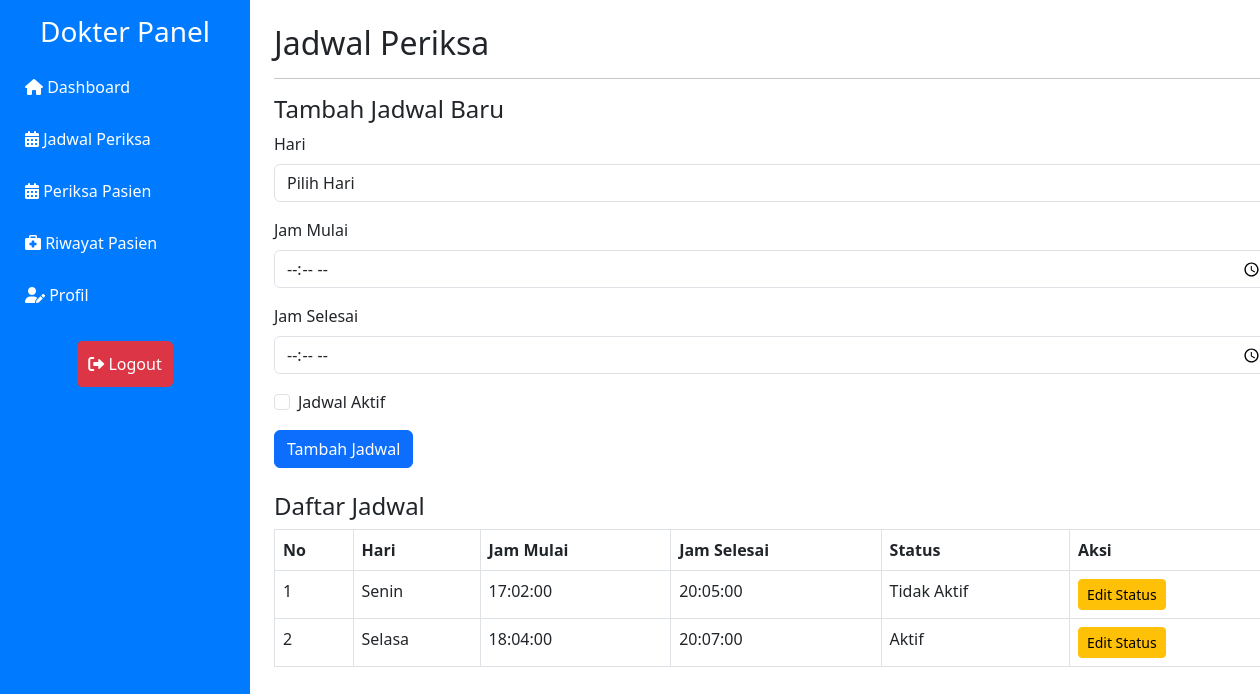
The app's page /dokter/jadwal-periksa.php (signed in) with its own data.
### tables this page shows
CREATE TABLE `jadwal_periksa` (
  `id_jadwal` int NOT NULL,
  `id_dokter` int DEFAULT NULL,
  `hari` varchar(20) NOT NULL,
  `jam_mulai` time NOT NULL,
  `jam_selesai` time NOT NULL,
  `aktif` tinyint(1) DEFAULT '0'
);

### dokter/jadwal-periksa.php (the view, shortened to what this page needs)
<?php
include('../includes/db.php');
$id_dokter = $_SESSION['user_id'];
$jadwal_result = mysqli_query($conn, "SELECT * FROM Jadwal_Periksa WHERE id_dokter = $id_dokter");
$edit_data = null;
?>
<!DOCTYPE html>
<html lang="en">
<head>
    <link href="https://cdn.jsdelivr.net/npm/bootstrap@5.3.0-alpha3/dist/css/bootstrap.min.css" rel="stylesheet">
    <link rel="stylesheet" href="https://cdnjs.cloudflare.com/ajax/libs/font-awesome/6.0.0-beta3/css/all.min.css">
    <link href="../assets/style.css" rel="stylesheet">
</head>
<body>
    <div class="container-fluid">
        <div class="row">
            <div class="sidebar d-md-block" id="sidebar">
                <h3 class="text-center mb-3">Dokter Panel</h3>
                <a href="dokterdas.php" class="text-white mb-2"><i class="fas fa-home"></i> Dashboard</a>
                <a href="jadwal-periksa.php" class="text-white mb-2"><i class="fas fa-calendar-alt"></i> Jadwal Periksa</a>
                <a href="memeriksa.php" class="text-white mb-2"><i class="fas fa-calendar-alt"></i> Periksa Pasien</a>
                <a href="riwayat-pasien.php" class="text-white mb-2"><i class="fa-solid fa-briefcase-medical" style="color: #ffffff;"></i></i> Riwayat Pasien</a>
                <a href="editdok.php" class="text-white mb-2"><i class="fas fa-user-edit"></i> Profil</a>
                <div class="logout mt-auto">
                    <a href="../logout.php" class="text-white btn btn-danger mt-3 text-center"><i class="fas fa-sign-out-alt"></i> Logout</a>
                </div>
            </div>
            <div class="col-md-9 col-lg-10 content p-4">
                <h2>Jadwal Periksa</h2>
                <hr>
                <div class="mb-4">
                    <h4><?= $edit_data ? "Edit Status Jadwal" : "Tambah Jadwal Baru" ?></h4>
                    <form method="POST">
                        <?php if ($edit_data): ?>
                            <input type="hidden" name="id_jadwal" value="<?= $edit_data['id_jadwal'] ?>">
                            <div class="mb-3 form-check">
                                <input type="checkbox" name="aktif" id="aktif" class="form-check-input" <?= $edit_data['aktif'] ? 'checked' : '' ?>>
                                <label for="aktif" class="form-check-label">Jadwal Aktif</label>
                            </div>
                            <button type="submit" class="btn btn-primary">Perbarui Status</button>
                        <?php else: ?>
                            <div class="mb-3">
                                <label for="hari" class="form-label">Hari</label>
                                <select name="hari" id="hari" class="form-control" required>
                                    <option value="" disabled selected>Pilih Hari</option>
                                </select>
                            </div>
                            <div class="mb-3">
                                <label for="jam_mulai" class="form-label">Jam Mulai</label>
                                <input type="time" name="jam_mulai" id="jam_mulai" class="form-control" required>
                            </div>
                            <div class="mb-3">
                                <label for="jam_selesai" class="form-label">Jam Selesai</label>
                                <input type="time" name="jam_selesai" id="jam_selesai" class="form-control" required>
                            </div>
                            <div class="mb-3 form-check">
                                <input type="checkbox" name="aktif" id="aktif" class="form-check-input">
                                <label for="aktif" class="form-check-label">Jadwal Aktif</label>
                            </div>
                            <button type="submit" class="btn btn-primary">Tambah Jadwal</button>
                        <?php endif; ?>
                    </form>
                </div>
                <h4>Daftar Jadwal</h4>
                <table class="table table-bordered">
                    <thead>
                        <tr>
                            <th>No</th>
                            <th>Hari</th>
                            <th>Jam Mulai</th>
                            <th>Jam Selesai</th>
                            <th>Status</th>
                            <th>Aksi</th>
                        </tr>
                    </thead>
                    <tbody>
                        <?php if (mysqli_num_rows($jadwal_result) > 0) {
                            $no = 1;
                            while ($row = mysqli_fetch_assoc($jadwal_result)) { ?>
                                <tr>
                                    <td><?= $no++ ?></td>
                                    <td><?= $row['hari'] ?></td>
                                    <td><?= $row['jam_mulai'] ?></td>
                                    <td><?= $row['jam_selesai'] ?></td>
                                    <td><?= $row['aktif'] ? 'Aktif' : 'Tidak Aktif' ?></td>
                                    <td>
                                        <a href="?edit_id=<?= $row['id_jadwal'] ?>" class="btn btn-warning btn-sm">Edit Status</a>
                                </tr>
                            <?php }
                        } else { ?>
                            <tr><td colspan="6" class="text-center">Tidak ada jadwal</td></tr>
                        <?php } ?>
                    </tbody>
                </table>
            </div>
        </div>
    </div>
</body>
</html>

### assets/style.css (style rules this page uses)
.sidebar { height: 100vh; background-color: #007bff; color: white; padding: 15px; position: fixed; top: 0; left: 0; width: 250px; z-index: 1000; display: flex; flex-direction: column; }
.sidebar a { color: white; text-decoration: none; margin-bottom: 10px; display: block; padding: 10px; border-radius: 5px; }
.logout { margin-top: auto; text-align: center; }
.logout a { color: white; padding: 10px; background-color: #dc3545; border-radius: 5px; display: inline-block; }
.content { margin-left: 250px; padding: 20px; transition: margin-left 0.3s ease-in-out; }

### records on screen
jadwal_periksa: hari "Senin", jam_mulai "17:02:00", jam_selesai "20:05:00", aktif "Tidak Aktif"
jadwal_periksa: hari "Selasa", jam_mulai "18:04:00", jam_selesai "20:07:00", aktif "Aktif"
